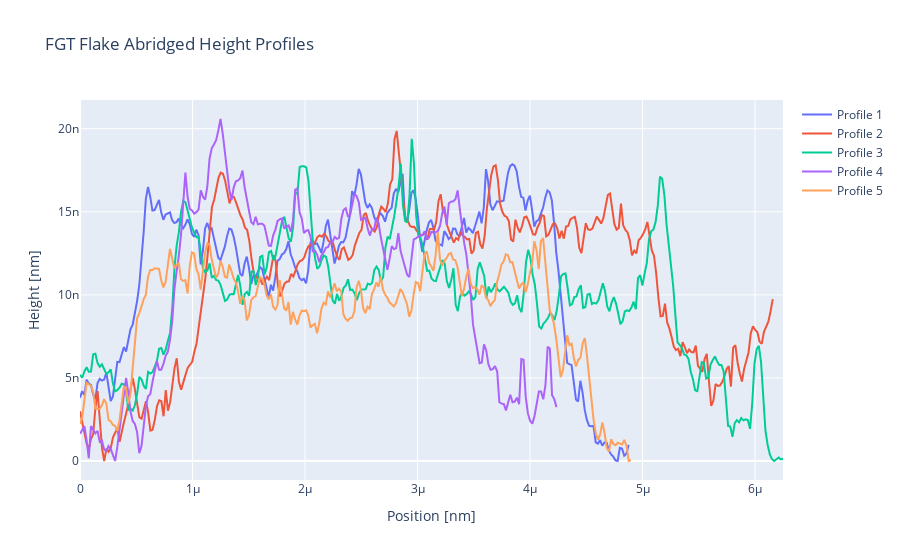

The notebook cell saved with this chart:
### Code cell
fgt_flake_file = r"C:\Users\poeda\OneDrive\Desktop\Documents\Luo Group\AFM Images\CrsBr MTJ Project\MAXYMUS\MAXYMUS #4.013 clean.csv"
fgt_flake = afm.afmData(fgt_flake_file, "FGT Flake").zero_minimums().select_profiles([1,2,3,4,5])
hBN_flake = afm.afmData(fgt_flake_file, "hBN Flake").zero_minimums().select_profiles([6,7,8])
fgt_flake.plotly_graph()

### Figure 1 — Plotly figure (JSON) as saved in the notebook; plotly's stock layout.template omitted (floating-point values rounded to 4 significant figures; data arrays with more than 128 entries replaced by an {"elided": "..."} marker saying what was removed)
{"data": [{"mode": "lines", "name": "Profile 1", "type": "scatter", "x": {"elided": "321 float values"}, "y": {"elided": "321 float values"}}, {"mode": "lines", "name": "Profile 2", "type": "scatter", "x": {"elided": "321 float values"}, "y": {"elided": "321 float values"}}, {"mode": "lines", "name": "Profile 3", "type": "scatter", "x": {"elided": "321 float values"}, "y": {"elided": "321 float values"}}, {"mode": "lines", "name": "Profile 4", "type": "scatter", "x": {"elided": "321 float values"}, "y": {"elided": "321 float values"}}, {"mode": "lines", "name": "Profile 5", "type": "scatter", "x": {"elided": "321 float values"}, "y": {"elided": "321 float values"}}], "layout": {"title": {"text": "FGT Flake Abridged Height Profiles"}, "xaxis": {"title": {"text": "Position [nm]"}}, "yaxis": {"title": {"text": "Height [nm]"}}}}
